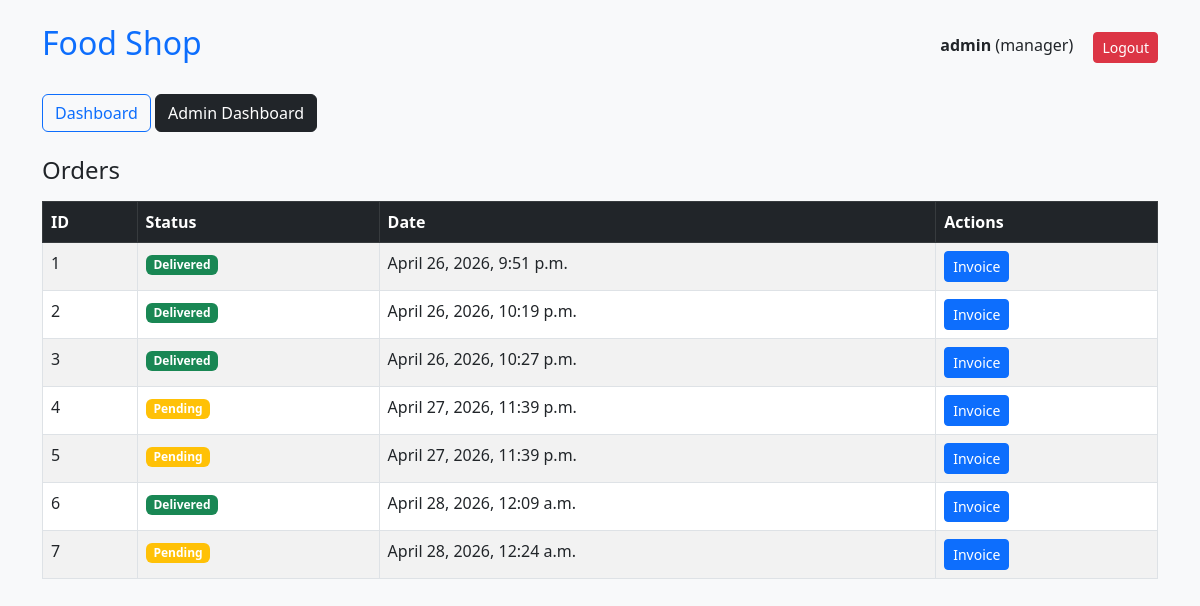
The page / (signed in) on the database as committed earlier.
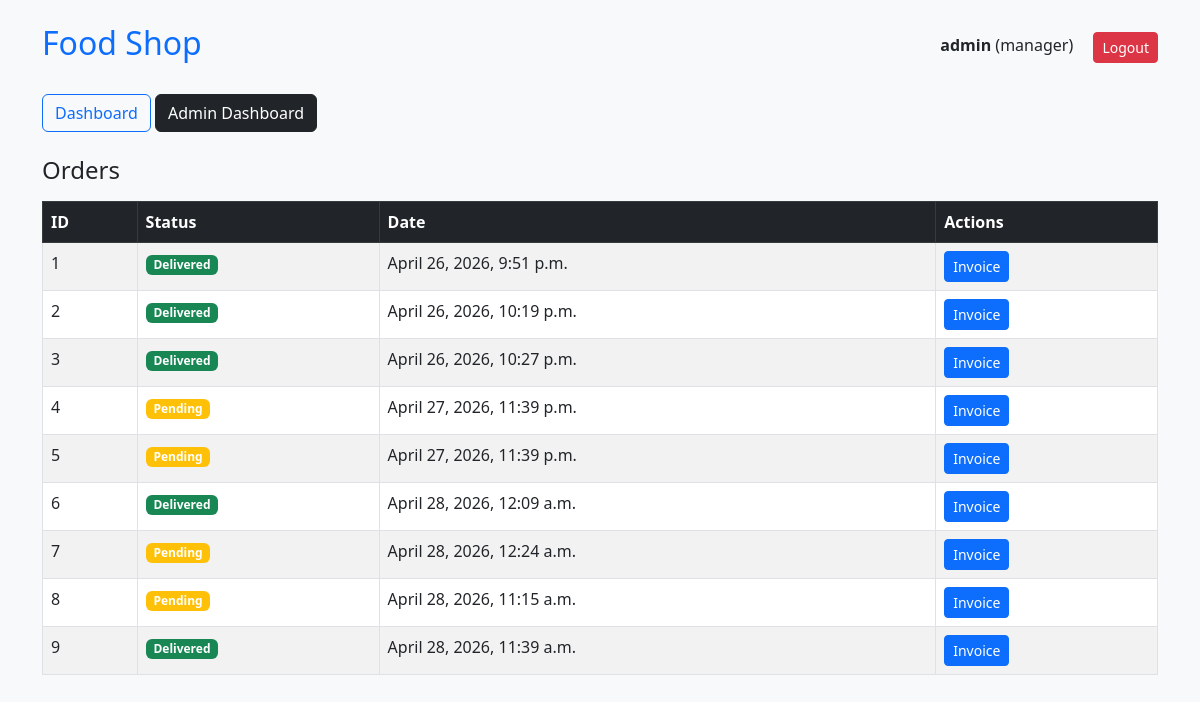
The same page on the database as committed later.
### core/models.py (models this page shows)
class Order(models.Model):
    STATUS_CHOICES = [
        ('Pending', 'Pending'),
        ('Preparing', 'Preparing'),
        ('Ready', 'Ready'),
        ('Delivered', 'Delivered'),
    ]
    customer = models.ForeignKey(User, on_delete=models.CASCADE)
    status = models.CharField(max_length=20, choices=STATUS_CHOICES, default="Pending")
    created_at = models.DateTimeField(auto_now_add=True)

### core/views.py (the view)
# urls.py: path('', views.dashboard),
@login_required
def dashboard(request):
    if request.user.role == "customer":
        orders = Order.objects.filter(customer=request.user)
    else:
        orders = Order.objects.all()
    return render(request, 'dashboard.html', {'orders': orders})

### core/templates/dashboard.html
{% extends 'base.html' %}
{% block content %}
<h4 class="mb-3">Orders</h4>
<table class="table table-bordered table-striped">
    <thead class="table-dark">
        <tr>
            <th>ID</th>
            <th>Status</th>
            <th>Date</th>
            <th>Actions</th>
        </tr>
    </thead>
    <tbody>
    {% for o in orders %}
        <tr>
            <td>{{o.id}}</td>
            <td>
                {% if o.status == "Pending" %}
                    <span class="badge bg-warning">Pending</span>
                {% elif o.status == "Delivered" %}
                    <span class="badge bg-success">Delivered</span>
                {% else %}
                    <span class="badge bg-secondary">{{o.status}}</span>
                {% endif %}
            </td>
            <td>{{o.created_at}}</td>
            <td>
                <a href="/invoice/{{o.id}}/" class="btn btn-sm btn-primary">Invoice</a>
            </td>
        </tr>
    {% endfor %}
    </tbody>
</table>
{% endblock %}

Rows that differ between the two databases and show on the page:
added Order: id "8", status "Pending", created_at "April 28, 2026, 11:15 a.m."
added Order: id "9", status "Delivered", created_at "April 28, 2026, 11:39 a.m."
